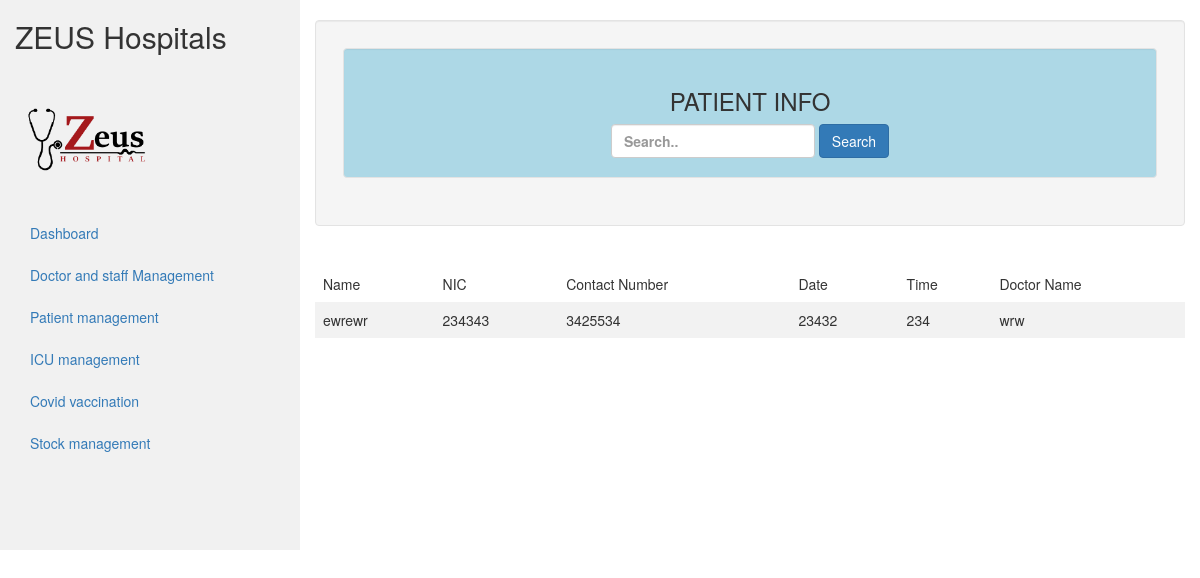
Page /Appointment/Appoint.php on the committed database.
### tables this page shows
CREATE TABLE `appointment` (
  `name` varchar(60) NOT NULL,
  `nic` varchar(60) NOT NULL,
  `contct_no` varchar(60) NOT NULL,
  `date` varchar(60) NOT NULL,
  `time` varchar(60) NOT NULL,
  `doctor_name` varchar(60) NOT NULL
);

### Appointment/Appoint.php (the view, shortened to what this page needs)
<!DOCTYPE html>
<html lang="en">
<head>
  <link rel="stylesheet" href="https://maxcdn.bootstrapcdn.com/bootstrap/3.4.1/css/bootstrap.min.css">
  <link res="stylesheet" href="../../AdminDashboard/adminDash.css">
</head>
<body>
<div class="container-fluid">
  <div class="row content">
    <div class="col-sm-3 sidenav hidden-xs">
      <h2>ZEUS Hospitals</h2>
      <img  style="width:150px; height:150px ;"  src="../HomePage/Images/NavLogo.png">
      <ul class="nav nav-pills nav-stacked">
      <li ><a href="../AdminDashboard/adminDash.php">Dashboard</a></li>
        <li ><a href="../DoctorAndStaffManagement/HTML/staff.php">Doctor and staff Management</a></li>
        <li ><a href="#">Patient management</a></li>
        <li ><a href="../ICUManagement/HTML/icu.php">ICU management</a></li>
        <li ><a href="../CovidTestingAndVaccination/HTML/testing.php">Covid vaccination</a></li>
        <li ><a href="../EquipmentManagement/HTML/stock.php">Stock management</a></li>
      </ul><br>
    </div>
    <br>
    <div>
<div class="col-sm-9" >
<div class="well">
        <table>
            <tr>
                <td> <div class="well" id="dashco">
            <h3 class="empal">PATIENT INFO</h3>
            <div>
            <form class="form-inline" method="POST" action=""><input type="text"
            name="search" class="form-control" placeholder="Search..">
            <button type="submit" name="save" class="btn btn-primary">Search</button></form>
            </div>
            </div>
    </table>
      </div>
            <br>
            <?php
               $host = "localhost";
               $user = "root";
               $password = "";
               $db = "zeus";
               $conn = mysqli_connect($host,$user,$password,$db);
              $result = mysqli_query($conn,"SELECT * FROM appointment");
?>
<?php
if (mysqli_num_rows($result) > 0) {
?>
                    <table>
                        <tr>
                          <td>Name</td>
                        <td> NIC</td>
                        <td>Contact Number</td>
                        <td>Date</td>
                        <td>Time</td>
                        <td>Doctor Name</td>
                        </tr>
                          <?php
                          while($row = mysqli_fetch_array($result)) {
                          ?>
                        <tr>
                          <td><?php echo $row["name"]; ?></td>
                          <td><?php echo $row["nic"]; ?></td>
                          <td><?php echo $row["contct_no"]; ?></td>
                          <td><?php echo $row["date"]; ?></td>
                        <td><?php echo $row["time"]; ?></td>
                        <td><?php echo $row["doctor_name"]; ?></td>
                          </tr>
                          <?php
                          }
                          ?>
                    </table>
                    <?php
                      }
                      else
                      {
                          echo "No result found";
                      }
                      ?>
    </div>
  </div>
</div>
</body>
</html>

### Appointment/Appoint.php (style rules this page uses)
.row.content { height: 550px }
.sidenav { background-color: #f1f1f1; height: 100%; }
table { border-collapse: collapse; width: 100%; }
th, td { text-align: left; padding: 8px; }
tr:nth-child(even) { background-color: #f2f2f2 }
#dashco { background-color: #ADD8E6; text-align: center; font-weight:bold; }

### rows in the picture
appointment: name "ewrewr", nic "234343", contct_no "3425534", date "23432", time "234", doctor_name "wrw"
